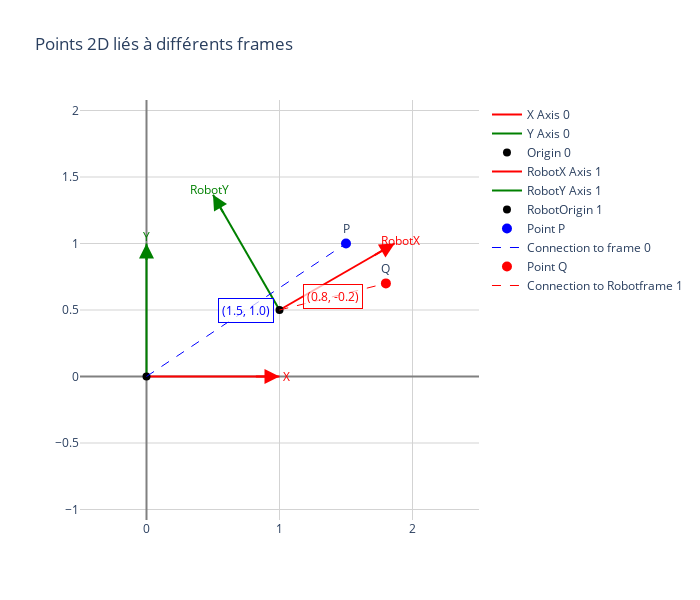

Notebook code for this chart:
### Markdown cell above
## Méthode 1: Utilisation directe de `add_point_2d`

Cette méthode montre comment ajouter un point 2D à un frame spécifique en utilisant directement la fonction `add_point_2d`.

### Code cell
# Créer une figure vide
fig = go.Figure()

# Définir les frames: [x, y, rotation_deg, name]
frames = [
    [0, 0, 0, ""],          # Frame 0: Frame mondial à l'origine
    [1, 0.5, 30, "Robot"]   # Frame 1: Un frame représentant un robot avec une rotation de 30°
]

# Créer les frames
for i, frame in enumerate(frames):
    x, y, rotation, name = frame
    create_frame_2d(fig, origin_x=x, origin_y=y, rotation_deg=rotation, frame_name=name, frame_index=i)

# Ajouter un point P lié au frame mondial (index 0)
add_point_2d(fig, 1.5, 1, label="P", color="blue", frame_index=0, frames=frames)

# Ajouter un point Q lié au frame du robot (index 1)
add_point_2d(fig, 1.8, 0.7, label="Q", color="red", frame_index=1, frames=frames)

# Configurer la figure
fig.update_layout(
    title="Points 2D liés à différents frames",
    xaxis=dict(range=[-0.5, 2.5], title=""),
    yaxis=dict(range=[-0.5, 1.5], title=""),
    width=700, height=600,
    plot_bgcolor='white',
    yaxis_scaleanchor="x",
    yaxis_scaleratio=1
)

fig.update_xaxes(showgrid=True, gridwidth=1, gridcolor='lightgray', zeroline=True, zerolinewidth=2, zerolinecolor='gray')
fig.update_yaxes(showgrid=True, gridwidth=1, gridcolor='lightgray', zeroline=True, zerolinewidth=2, zerolinecolor='gray')

# Afficher la figure
fig.show()

### Figure 1 — Plotly figure (JSON) as saved in the notebook; plotly's stock layout.template omitted (floating-point values rounded to 4 significant figures)
{"data": [{"line": {"color": "red", "width": 2}, "mode": "lines", "name": "X Axis 0", "type": "scatter", "x": [0, 1], "y": [0, 0]}, {"line": {"color": "green", "width": 2}, "mode": "lines", "name": "Y Axis 0", "type": "scatter", "x": [0, 0], "y": [0, 1]}, {"marker": {"color": "black", "size": 8, "symbol": "circle"}, "mode": "markers", "name": "Origin 0", "type": "scatter", "x": [0], "y": [0]}, {"line": {"color": "red", "width": 2}, "mode": "lines", "name": "RobotX Axis 1", "type": "scatter", "x": [1, 1.866], "y": [0.5, 1]}, {"line": {"color": "green", "width": 2}, "mode": "lines", "name": "RobotY Axis 1", "type": "scatter", "x": [1, 0.5], "y": [0.5, 1.366]}, {"marker": {"color": "black", "size": 8, "symbol": "circle"}, "mode": "markers", "name": "RobotOrigin 1", "type": "scatter", "x": [1], "y": [0.5]}, {"marker": {"color": "blue", "size": 10}, "mode": "markers+text", "name": "Point P", "text": ["P"], "textposition": "top center", "type": "scatter", "x": [1.5], "y": [1]}, {"line": {"color": "blue", "dash": "dash", "width": 1}, "mode": "lines", "name": "Connection to frame 0", "type": "scatter", "x": [0, 1.5], "y": [0, 1]}, {"marker": {"color": "red", "size": 10}, "mode": "markers+text", "name": "Point Q", "text": ["Q"], "textposition": "top center", "type": "scatter", "x": [1.8], "y": [0.7]}, {"line": {"color": "red", "dash": "dash", "width": 1}, "mode": "lines", "name": "Connection to Robotframe 1", "type": "scatter", "x": [1, 1.8], "y": [0.5, 0.7]}], "layout": {"annotations": [{"arrowcolor": "red", "arrowhead": 2, "arrowsize": 1.5, "arrowwidth": 2, "ax": 0.8, "axref": "x", "ay": 0, "ayref": "y", "showarrow": true, "x": 1, "xref": "x", "y": 0, "yref": "y"}, {"arrowcolor": "green", "arrowhead": 2, "arrowsize": 1.5, "arrowwidth": 2, "ax": 0, "axref": "x", "ay": 0.8, "ayref": "y", "showarrow": true, "x": 0, "xref": "x", "y": 1, "yref": "y"}, {"font": {"color": "red", "size": 12}, "showarrow": false, "text": "X", "x": 1.05, "xref": "x", "y": 0, "yref": "y"}, {"font": {"color": "green", "size": 12}, "showarrow": false, "text": "Y", "x": 0, "xref": "x", "y": 1.05, "yref": "y"}, {"arrowcolor": "red", "arrowhead": 2, "arrowsize": 1.5, "arrowwidth": 2, "ax": 1.693, "axref": "x", "ay": 0.9, "ayref": "y", "showarrow": true, "x": 1.866, "xref": "x", "y": 1, "yref": "y"}, {"arrowcolor": "green", "arrowhead": 2, "arrowsize": 1.5, "arrowwidth": 2, "ax": 0.6, "axref": "x", "ay": 1.193, "ayref": "y", "showarrow": true, "x": 0.5, "xref": "x", "y": 1.366, "yref": "y"}, {"font": {"color": "red", "size": 12}, "showarrow": false, "text": "RobotX", "x": 1.909, "xref": "x", "y": 1.025, "yref": "y"}, {"font": {"color": "green", "size": 12}, "showarrow": false, "text": "RobotY", "x": 0.475, "xref": "x", "y": 1.409, "yref": "y"}, {"bgcolor": "rgba(255, 255, 255, 0.7)", "bordercolor": "blue", "borderpad": 3, "borderwidth": 1, "font": {"color": "blue", "size": 12}, "showarrow": false, "text": "(1.5, 1.0)", "x": 0.75, "y": 0.5}, {"bgcolor": "rgba(255, 255, 255, 0.7)", "bordercolor": "red", "borderpad": 3, "borderwidth": 1, "font": {"color": "red", "size": 12}, "showarrow": false, "text": "(0.8, -0.2)", "x": 1.4, "y": 0.6}], "height": 600, "plot_bgcolor": "white", "title": {"text": "Points 2D liés à différents frames"}, "width": 700, "xaxis": {"gridcolor": "lightgray", "gridwidth": 1, "range": [-0.5, 2.5], "showgrid": true, "title": {"text": ""}, "zeroline": true, "zerolinecolor": "gray", "zerolinewidth": 2}, "yaxis": {"gridcolor": "lightgray", "gridwidth": 1, "range": [-0.5, 1.5], "scaleanchor": "x", "scaleratio": 1, "showgrid": true, "title": {"text": ""}, "zeroline": true, "zerolinecolor": "gray", "zerolinewidth": 2}}}
